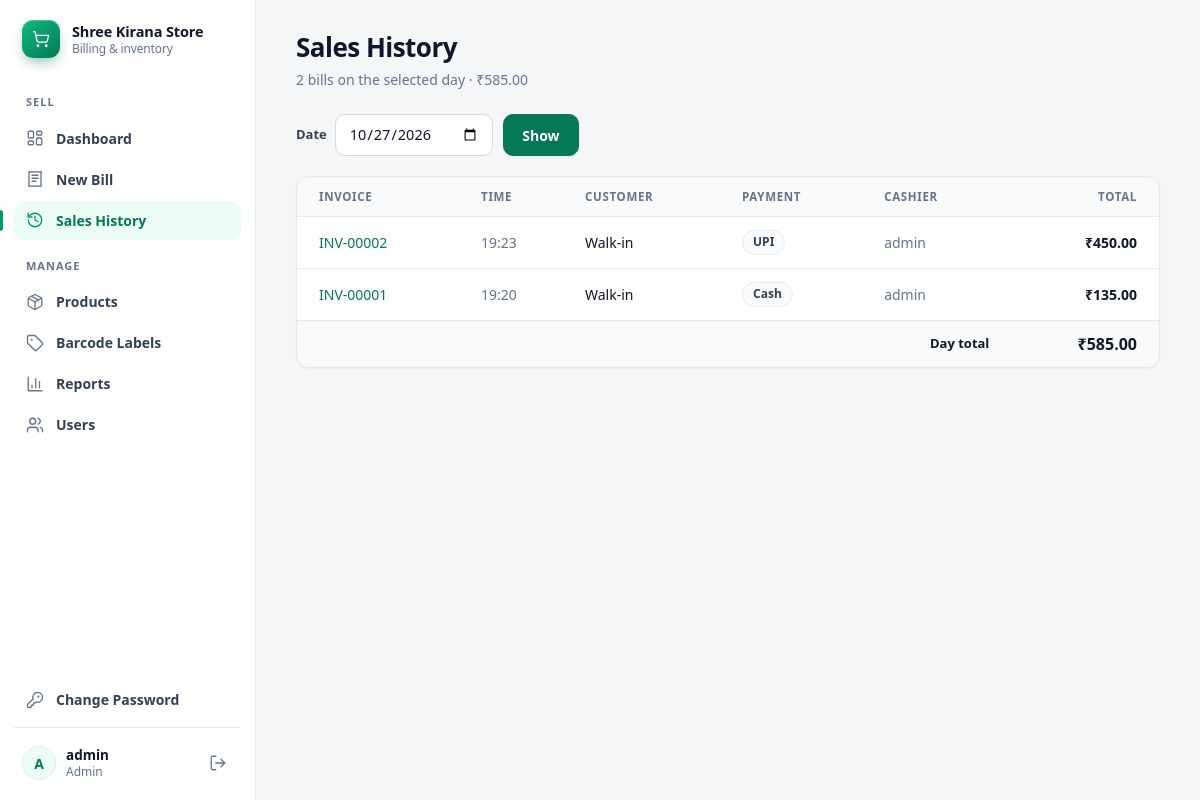
/sales (signed in), run on the app's committed database.
### tables this page shows
CREATE TABLE sales (
    id INTEGER PRIMARY KEY AUTOINCREMENT,
    invoice_no TEXT,
    created_at TEXT NOT NULL DEFAULT (datetime('now','localtime')),
    customer_name TEXT,
    payment_method TEXT NOT NULL DEFAULT 'Cash',
    subtotal REAL NOT NULL,
    discount REAL NOT NULL DEFAULT 0,
    tax REAL NOT NULL DEFAULT 0,
    total REAL NOT NULL,
    cashier_id INTEGER
);

CREATE TABLE users (
    id INTEGER PRIMARY KEY AUTOINCREMENT,
    username TEXT UNIQUE NOT NULL,
    password_hash TEXT NOT NULL,
    role TEXT NOT NULL DEFAULT 'cashier'      -- 'admin' or 'cashier'
);

### app.py (the view)
@app.route("/sales")
@login_required
def sales():
    d = request.args.get("date", date.today().isoformat())
    rows = get_db().execute("SELECT s.*, u.username cashier FROM sales s LEFT JOIN users u ON u.id=s.cashier_id "
                            "WHERE date(s.created_at)=? ORDER BY s.id DESC", (d,)).fetchall()
    total = sum(r["total"] for r in rows)
    return render_template("sales.html", sales=rows, day=d, total=total)

### app.py (called while the page is built)
def login_required(view):
    @wraps(view)
    def wrapper(*args, **kwargs):
        if "user_id" not in session:
            if request.path.startswith("/api/"):
                return jsonify(error="Please login again"), 401
            return redirect(url_for("login"))
        return view(*args, **kwargs)
    return wrapper

@app.context_processor
def inject_globals():
    return dict(SHOP_NAME=SHOP_NAME, SHOP_ADDRESS=SHOP_ADDRESS,
                SHOP_PHONE=SHOP_PHONE, SHOP_GSTIN=SHOP_GSTIN)

### db.py (called while the page is built)
def get_db():
    if "db" not in g:
        g.db = sqlite3.connect(DB_PATH)
        g.db.row_factory = sqlite3.Row
    return g.db

### templates/sales.html (shortened to what this page needs)
{% extends "base.html" %}
{% from "_icons.html" import icon %}
{% block content %}
<div class="page-head">
  <div>
    <h1>Sales History</h1>
    <p class="sub">{{ sales|length }} bill{{ '' if sales|length == 1 else 's' }} on the selected day{% if sales %} · ₹{{ '%.2f'|format(total) }}{% endif %}</p>
  </div>
</div>
<form class="toolbar" method="get">
  <div class="field-inline"><label for="date">Date</label><input id="date" type="date" name="date" value="{{ day }}"></div>
  <button class="btn primary">Show</button>
</form>
<div class="card flush scroll">
<table>
  <tr><th>Invoice</th><th>Time</th><th>Customer</th><th>Payment</th><th>Cashier</th><th class="r">Total</th></tr>
  {% for s in sales %}
  <tr>
    <td><a href="{{ url_for('invoice', sale_id=s.id) }}">{{ s.invoice_no }}</a></td>
    <td class="muted">{{ s.created_at[11:16] }}</td><td>{{ s.customer_name }}</td><td><span class="badge neutral">{{ s.payment_method }}</span></td><td class="muted">{{ s.cashier }}</td>
    <td class="r cell-main">₹{{ '%.2f'|format(s.total) }}</td>
  </tr>
  {% else %}<tr class="empty-row"><td colspan="6">No bills on this date.</td></tr>
  {% endfor %}
  {% if sales %}<tr class="total-row"><th colspan="5" class="r">Day total</th><th class="r">₹{{ '%.2f'|format(total) }}</th></tr>{% endif %}
</table>
</div>
{% endblock %}

### static/css/style.css (style rules this page uses)
:root { color-scheme: light dark; --bg: #f5f6f8; --surface: #ffffff; --surface-2: #f8fafb; --border: #e6e9ee; --border-strong: #d4d9e1; --text: #0f172a; --text-2: #334155; --muted: #64748b; --brand: #059669; --brand-ink: #047857; --brand-soft: #ecfdf5; --primary: #047857; --primary-hover: #065f46; --on-primary: #ffffff; --danger: #dc2626; --danger-ink: #b91c1c; --danger-soft: #fef2f2; --warn: #d97706; --warn-ink: #92400e; --warn-soft: #fffbeb; --ring: 0 0 0 3px rgba(5, 150, 105, .25); --shadow-sm: 0 1px 2px rgba(15, 23, 42, .05); --shadow-md: 0 8px 24px -8px rgba(15, 23, 42, .14), 0 2px 6px rgba(15, 23, 42, .05); --radius: 14px; --radius-sm: 10px; --sidebar-w: 256px; --font: ui-sans-serif, system-ui, -apple-system, "Segoe UI", Roboto, "Helvetica Neue", Arial, "Noto Sans", sans-serif; --mono: ui-monospace, SFMono-Regular, Menlo, Consolas, "Liberation Mono", monospace; }
* { box-sizing: border-box; }
html { -webkit-text-size-adjust: 100%; }
body { margin: 0; font-family: var(--font); font-size: 14.5px; line-height: 1.5; background: var(--bg); color: var(--text); -webkit-font-smoothing: antialiased; }
h1 { margin: 0; font-size: 26px; line-height: 1.2; letter-spacing: -.02em; font-weight: 700; }
p { margin: 0 0 10px; }
a { color: var(--brand-ink); text-decoration: none; font-weight: 500; }
.muted { color: var(--muted); font-weight: 400; }
.r { text-align: right; }
.page-head { display: flex; justify-content: space-between; align-items: flex-end; gap: 16px; flex-wrap: wrap; margin-bottom: 24px; }
.page-head .sub { margin: 6px 0 0; color: var(--muted); font-size: 14px; }
.card { background: var(--surface); border: 1px solid var(--border); border-radius: var(--radius); padding: 22px; box-shadow: var(--shadow-sm); margin-bottom: 20px; }
.card.flush { padding: 0; overflow: hidden; }
.scroll { overflow-x: auto; }
label { display: block; margin: 0 0 6px; font-size: 13px; font-weight: 600; color: var(--text-2); }
input, select, textarea { width: 100%; height: 42px; padding: 0 13px; font: inherit; font-size: 14.5px; color: var(--text); background: var(--surface); border: 1px solid var(--border-strong); border-radius: var(--radius-sm); transition: border-color .15s, box-shadow .15s; appearance: none; -webkit-appearance: none; }
input::placeholder { color: #94a3b8; }
input[type=date] { appearance: auto; -webkit-appearance: auto; }
.toolbar { display: flex; gap: 10px; align-items: center; flex-wrap: wrap; margin-bottom: 20px; }
.toolbar .field-inline { display: flex; align-items: center; gap: 8px; }
.toolbar .field-inline label { margin: 0; }
.toolbar input[type=date] { width: auto; }
.btn { display: inline-flex; align-items: center; justify-content: center; gap: 8px; height: 42px; padding: 0 18px; font: inherit; font-size: 14px; font-weight: 600; color: var(--text); background: var(--surface); border: 1px solid var(--border-strong); border-radius: var(--radius-sm); cursor: pointer; white-space: nowrap; box-shadow: var(--shadow-sm); transition: background .15s, border-color .15s, transform .05s, box-shadow .15s; }
.btn.primary { background: var(--primary); border-color: var(--primary); color: var(--on-primary); }
table { width: 100%; border-collapse: collapse; font-variant-numeric: tabular-nums; }
th { padding: 11px 14px; text-align: left; white-space: nowrap; font-size: 11.5px; font-weight: 650; text-transform: uppercase; letter-spacing: .06em; color: var(--muted); background: var(--surface-2); border-bottom: 1px solid var(--border); }
td { padding: 13px 14px; border-bottom: 1px solid var(--border); font-size: 14px; vertical-align: middle; }
th.r, td.r { text-align: right; }
th:first-child, td:first-child { padding-left: 22px; }
th:last-child, td:last-child { padding-right: 22px; }
tr.total-row th { background: var(--surface-2); border-top: 1px solid var(--border-strong); border-bottom: 0; font-size: 13px; color: var(--text); text-transform: none; letter-spacing: 0; }
tr.total-row th.r:last-child { font-size: 16px; }
.cell-main { font-weight: 600; color: var(--text); }
.badge { display: inline-flex; align-items: center; gap: 6px; padding: 3px 10px; border-radius: 999px; font-size: 12px; font-weight: 600; line-height: 1.4; white-space: nowrap; }
.badge.neutral { background: var(--surface-2); color: var(--text-2); border: 1px solid var(--border); }

### data on the page
sales: invoice_no "INV-00002", created_at "19:23", customer_name "Walk-in", payment_method "UPI", cashier "admin", total "450.00"
sales: invoice_no "INV-00001", created_at "19:20", customer_name "Walk-in", payment_method "Cash", cashier "admin", total "135.00"

### other printed values
{{ SHOP_NAME }} "Shree Kirana Store"
{{ (session.username or '?')[0]|upper }} "A"
{{ session.username }} "admin"
{{ session.role|capitalize }} "Admin"
{{ sales|length }} "2"
{{ '' if sales|length == 1 else 's' }} "s"
{{ '%.2f'|format(total) }} "585.00"
